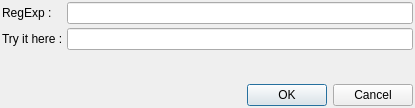
<?xml version="1.0" encoding="UTF-8"?>
<ui version="4.0">
 <class>RegExpDialog</class>
 <widget class="QDialog" name="RegExpDialog">
  <property name="geometry">
   <rect>
    <x>0</x>
    <y>0</y>
    <width>415</width>
    <height>108</height>
   </rect>
  </property>
  <property name="windowTitle">
   <string>Dialog</string>
  </property>
  <layout class="QVBoxLayout" name="verticalLayout">
   <property name="spacing">
    <number>4</number>
   </property>
   <property name="leftMargin">
    <number>2</number>
   </property>
   <property name="topMargin">
    <number>2</number>
   </property>
   <property name="rightMargin">
    <number>2</number>
   </property>
   <property name="bottomMargin">
    <number>2</number>
   </property>
   <item>
    <layout class="QFormLayout" name="formLayout">
     <property name="fieldGrowthPolicy">
      <enum>QFormLayout::ExpandingFieldsGrow</enum>
     </property>
     <property name="labelAlignment">
      <set>Qt::AlignLeading|Qt::AlignLeft|Qt::AlignVCenter</set>
     </property>
     <item row="0" column="0">
      <widget class="QLabel" name="label">
       <property name="text">
        <string>RegExp :</string>
       </property>
      </widget>
     </item>
     <item row="0" column="1">
      <widget class="QLineEdit" name="m_regExpEditor"/>
     </item>
     <item row="2" column="0">
      <widget class="QLabel" name="label_2">
       <property name="text">
        <string>Try it here :</string>
       </property>
      </widget>
     </item>
     <item row="2" column="1">
      <widget class="QLineEdit" name="m_tryText"/>
     </item>
    </layout>
   </item>
   <item>
    <widget class="QDialogButtonBox" name="buttonBox">
     <property name="orientation">
      <enum>Qt::Horizontal</enum>
     </property>
     <property name="standardButtons">
      <set>QDialogButtonBox::Cancel|QDialogButtonBox::Ok</set>
     </property>
    </widget>
   </item>
  </layout>
 </widget>
 <resources/>
 <connections>
  <connection>
   <sender>buttonBox</sender>
   <signal>accepted()</signal>
   <receiver>RegExpDialog</receiver>
   <slot>accept()</slot>
   <hints>
    <hint type="sourcelabel">
     <x>248</x>
     <y>254</y>
    </hint>
    <hint type="destinationlabel">
     <x>157</x>
     <y>274</y>
    </hint>
   </hints>
  </connection>
  <connection>
   <sender>buttonBox</sender>
   <signal>rejected()</signal>
   <receiver>RegExpDialog</receiver>
   <slot>reject()</slot>
   <hints>
    <hint type="sourcelabel">
     <x>316</x>
     <y>260</y>
    </hint>
    <hint type="destinationlabel">
     <x>286</x>
     <y>274</y>
    </hint>
   </hints>
  </connection>
 </connections>
</ui>
